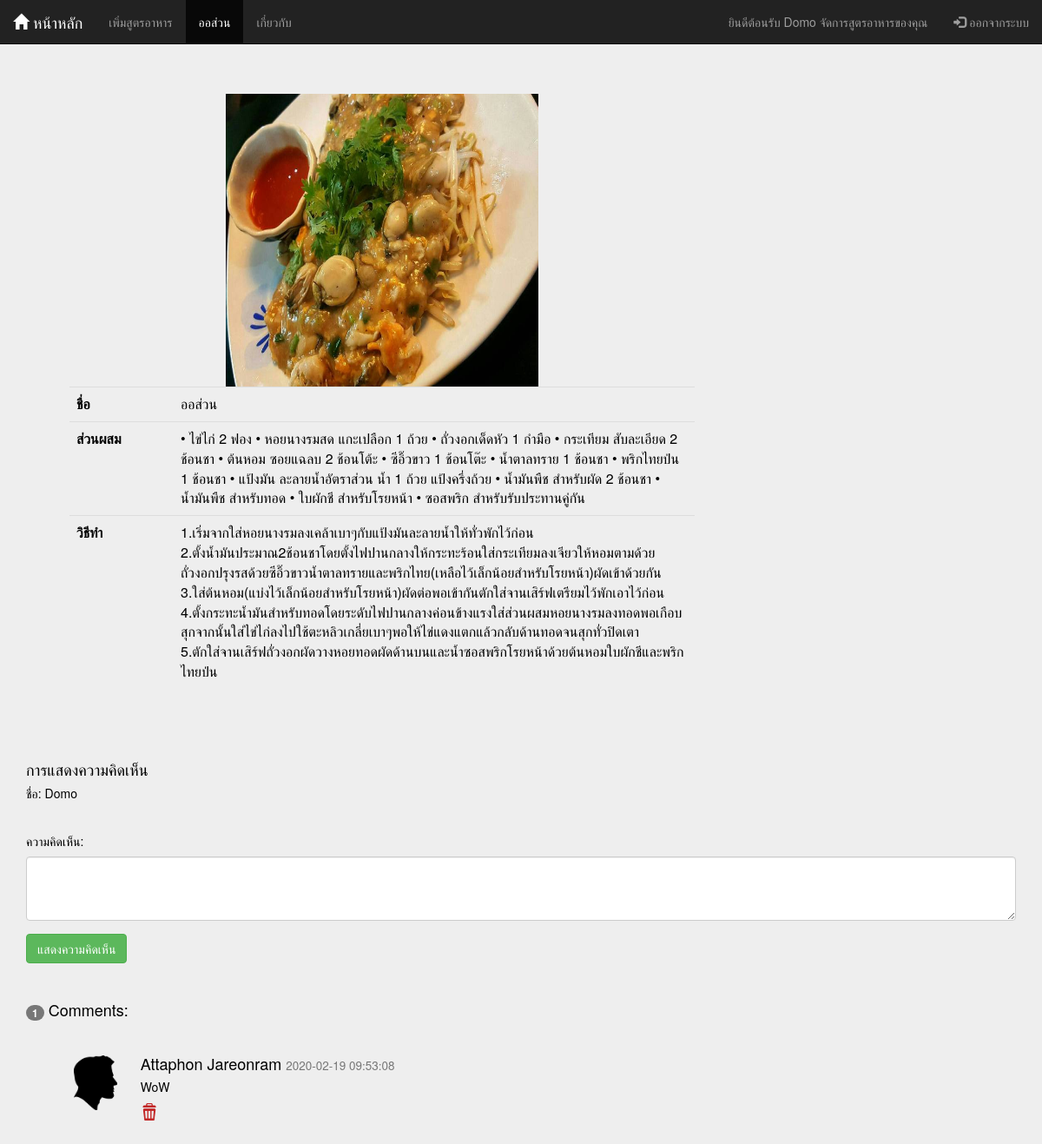
The page /DB/Member/detail.php?fId=3 (signed in) on the database its author committed.
### tables this page shows
CREATE TABLE `food_menu` (
  `fId` int(11) NOT NULL,
  `fName` varchar(50) NOT NULL,
  `ingredient` text NOT NULL,
  `formula` text NOT NULL,
  `img` varchar(255) NOT NULL,
  `UserID` int(3) NOT NULL
);

CREATE TABLE `tb_comment` (
  `cm_id` int(11) NOT NULL,
  `cm_name` varchar(20) NOT NULL,
  `cm_comment` varchar(500) DEFAULT NULL,
  `cm_date` datetime DEFAULT current_timestamp(),
  `fId` int(11) DEFAULT NULL
);

### DB/Member/detail.php (the view, shortened to what this page needs)
<html>
<head>
    <link rel="stylesheet" href="https://maxcdn.bootstrapcdn.com/bootstrap/3.4.1/css/bootstrap.min.css">
    <link rel="stylesheet" href="../head.css">
</head><?php
        include("connect.php");
        $sql = "SELECT * FROM food_menu WHERE fId = '" . $_SESSION["fId"] . "' ";
        $query = mysqli_query($conn, $sql);
        $result = mysqli_fetch_array($query, MYSQLI_ASSOC);
        ?>
<body class="jumbotron">
    <nav class="navbar navbar-inverse navbar-fixed-top">
        <div class="container-fluid">
            <div class="navbar-header">
                <a class="navbar-brand" href="list.php"><span class="glyphicon glyphicon-home"></span> หน้าหลัก</a>
            </div>
            <div class="collapse navbar-collapse" id="myNavbar">
                <ul class="nav navbar-nav">
                    <li><a href="add.php">เพิ่มสูตรอาหาร</a></li>
                    <li class="active"><a href="#"><?php echo $result["fName"]; ?></a></li>
                    <li><a href="About.php">เกี่ยวกับ</a></li>
                </ul>
                <ul class="nav navbar-nav navbar-right">
                    <li><a href="list_Member.php">ยินดีต้อนรับ <?php echo $_SESSION["Name"]; ?> จัดการสูตรอาหารของคุณ</a></li>
                    <li><a href="logout.php"><span class="glyphicon glyphicon-log-in"></span> ออกจากระบบ </a></li>
                </ul>
            </div>
        </div>
    </nav>
    <div class="dd">
    <img class="center" src="../img/<?= $result['img'] ?>" alt="<?= $result['img'] ?>" width="50%" height="50%" >
        <table class="table jumbotron">
            <tr>
                <th width="120">ชื่อ</th>
                <td><?php echo $result["fName"]; ?></td>
            </tr>
            <tr>
                <th width="120">ส่วนผสม</th>
                <td><?php echo $result["ingredient"]; ?></td>
            </tr>
            <tr>
                <th width="120">วิธีทำ</th>
                <td><?php $text = explode(" ", $result["formula"]);
                    for ($start = 0; $start < count($text); $start++) {
                        print $text[$start] . "<br>";
                    }
                    ?>
                </td>
            </tr>
        </table>
    </div>
    <?php
    include("Comment.php");
    ?>
</body>
</html>

### DB/Member/Comment.php (shortened to what this page needs)
<?php
include("connect.php");
$fId = $_SESSION["fId"];
?>
<!DOCTYPE html>
<html>
<head>
  <link rel="stylesheet" href="https://maxcdn.bootstrapcdn.com/bootstrap/3.4.1/css/bootstrap.min.css">
</head>
<body>
  <div style="margin:auto;width:95%;">
    <br>
    <h4>การแสดงความคิดเห็น</h4>
    <form action="<?php $_SERVER['PHP_SELF'] ?>" method="post">
      <h5> ชื่อ: <?php echo $_SESSION["Name"]; ?> </h5>
      <br><h5>ความคิดเห็น:</h5>
      <div class="form-group">
        <textarea class="form-control" rows="3" type="text" name="comment" required></textarea>
      </div>
      <button name="submit" type="submit" class="btn btn-success">แสดงความคิดเห็น</button>
    </form><br>
    <?php
    $sql1 = "SELECT COUNT(*) FROM tb_comment WHERE fId='$fId'";
    $result1 = $conn->query($sql1);
    $row1 = $result1->fetch_assoc(); ?>
    <div border="1">
      <h4><span class="badge"><?= $row1["COUNT(*)"];  ?></span> Comments:</h4><br>
      <ul style="list-style-type:none;">
        <?php
        $sql = "SELECT * FROM tb_comment WHERE fId='$fId' order by cm_id desc";
        $result = mysqli_query($conn, $sql);
        while ($rows = mysqli_fetch_assoc($result)) :
        ?>
          <li>
            <div>
              <div class="col-sm-1 ">
                <img src="../img/m.png" height="63" width="50" alt="Avatar">
              </div>
              <h4><?= $rows['cm_name'] ?> <small><?= $rows['cm_date'] ?></small></h4>
              <h5> <?= $rows['cm_comment'] ?></h5>
              <a href="JavaScript:if(confirm('Confirm Delete?')==true)
                {window.location='delcom.php?cm_id=<?php echo $rows["cm_id"]; ?>';}"><img src="../img/del.png" width="20" height="20"></a>
              <br><br>
            </div>
          </li>
        <?php
        endwhile;
        ?>
      </ul>
    </div>
  </div>
</body>
</html>

### DB/head.css (style rules this page uses)
.navbar { margin-bottom: 0; border-radius: 0; }
.dd { margin-top:60px; margin-left:80px;width: 60%; }
.center { display: block; margin-left: auto; margin-right: auto; width: 50%; }

### rows shown on the page
food_menu: fName "ออส่วน", img (picture), ingredient "• ไข่ไก่ 2 ฟอง • หอยนางรมสด แกะเปลือก 1 ถ้วย • ถั่วงอกเด็ดหัว 1 กำมือ • กระเทียม สับละเอียด 2 ช้อนชา • ต้นหอม ซอยแฉลบ 2 ช้อนโต้ะ • ซีอิ๊วขาว 1 ช้อนโต๊ะ • น้ำตาลทราย 1 ช้อนชา • พริกไทยป่น 1 ช้อนชา • แป้งมัน ละลายน้ำอัตราส่วน น้ำ 1 ถ้วย แป้งครึ่งถ้วย • น้ำมันพืช สำหรับผัด 2 ช้อนชา • น้ำมันพืช สำหรับทอด • ใบผักชี สำหรับโรยหน้า • ซอสพริก สำหรับรับประทานคู่กัน", formula "1.เริ่มจากใส่หอยนางรมลงเคล้าเบาๆกับแป้งมันละลายน้ำให้ทั่วพักไว้ก่อน", formula "2.ตั้งน้ำมันประมาณ2ช้อนชาโดยตั้งไฟปานกลางให้กระทะร้อนใส่กระเทียมลงเจียวให้หอมตามด้วยถั่วงอกปรุงรสด้วยซีอิ๊วขาวน้ำตาลทรายและพริกไทย(เหลือไว้เล็กน้อยสำหรับโรยหน้า)ผัดเข้าด้วยกัน", formula "3.ใส่ต้นหอม(แบ่งไว้เล็กน้อยสำหรับโรยหน้า)ผัดต่อพอเข้ากันตักใส่จานเสิร์ฟเตรียมไว้พักเอาไว้ก่อน", formula "4.ตั้งกระทะน้ำมันสำหรับทอดโดยระดับไฟปานกลางค่อนข้างแรงใส่ส่วนผสมหอยนางรมลงทอดพอเกือบสุกจากนั้นใส่ไข่ไก่ลงไปใช้ตะหลิวเกลี่ยเบาๆพอให้ไข่แดงแตกแล้วกลับด้านทอดจนสุกทั่วปิดเตา", formula "5.ตักใส่จานเสิร์ฟถั่วงอกผัดวางหอยทอดผัดด้านบนและน้ำซอสพริกโรยหน้าด้วยต้นหอมใบผักชีและพริกไทยป่น"
tb_comment: cm_name "Attaphon Jareonram", cm_date "2020-02-19 09:53:08", cm_comment "WoW"

### other values the page prints
$_SESSION["Name"] "Domo"
$row1["COUNT(*)"] "1"
